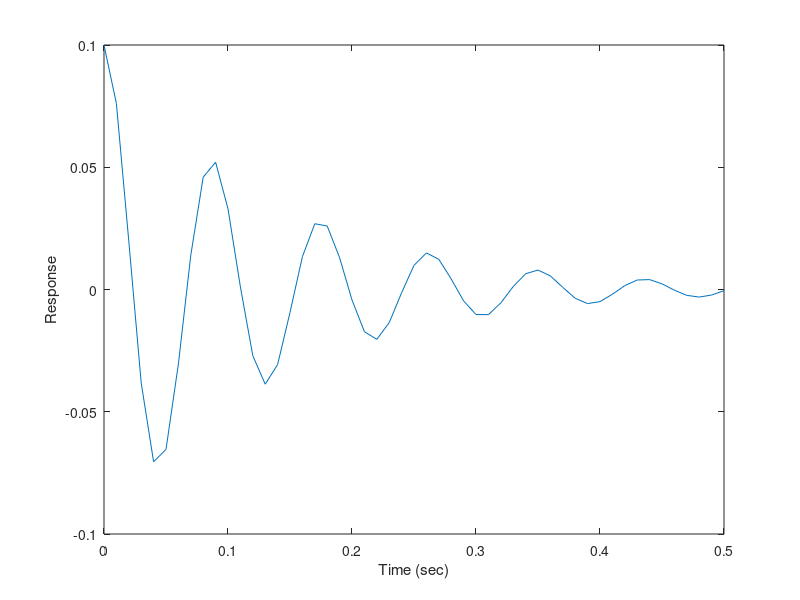

Write MATLAB code to recreate this figure.
% 消除前一次作業
clc; clear; close all;

t = 0 : 0.01 : 0.5;


u = exp(-7.246 * t) .* (0.1 * cos(72.10 * t) + 0.01005 * sin(72.10 * t));

plot(t, u);

xlabel('Time (sec)');
ylabel('Response');